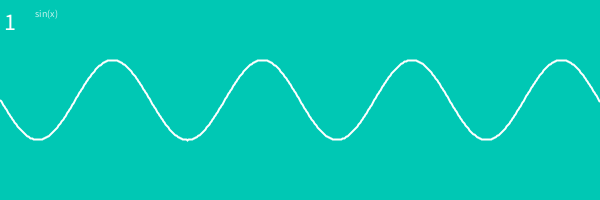
Frame 1 (no input)
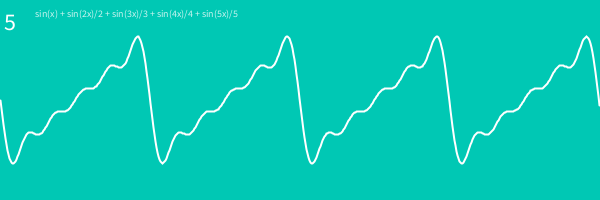
Frame 60 (the mouse pressed at the canvas centre just before this capture)
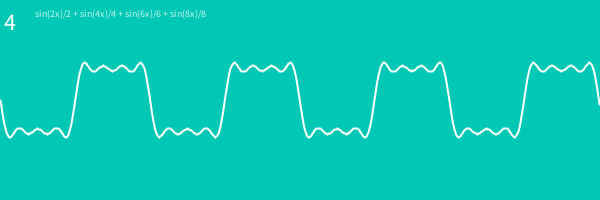
Frame 120 (the mouse held since frame 60 and released just before this capture)

The Processing sketch that drew these frames (run headless with seeded random() and noise(); from frame 60 on, the mouse is pressed at the canvas centre):

// Processing sketch: FourierSeries
// ── FourierSeries.pde
int steps = 1;
int whichWave = 1;  //1: Saw, 2: Square
String formula = "sin(x)";
long timer = 0;
long timing = 300;

void setup() {
  size(600, 200);
}

void draw() {
  background(0, 200, 180);
  noFill(); stroke(255); strokeWeight(2);
  beginShape();
  for(int x = 0; x < width; x++) {
    float y = 100;
    for(int i = 0; i < steps*whichWave; i += whichWave) {
      y += sin(x*0.042*(i+1))*40/(i+1);
    }
    vertex(x, y);
  }
  endShape();
  
  fill(255); textSize(24); text(steps, 4, 30);
  fill(255, 200); textSize(10); text(formula, 35, 10, width-40, height-20);
  
  if(millis() - timer > timing) {
    steps++;
    if(steps < 100) formula += " + sin(" + steps*whichWave + "x)/" + steps*whichWave;
    timer = millis();
  }
}

void mousePressed() {
  steps = 1;
  whichWave = whichWave == 1 ? 2 : 1;
  formula = whichWave == 1 ? "sin(x)" : "sin(2x)/2";
}
